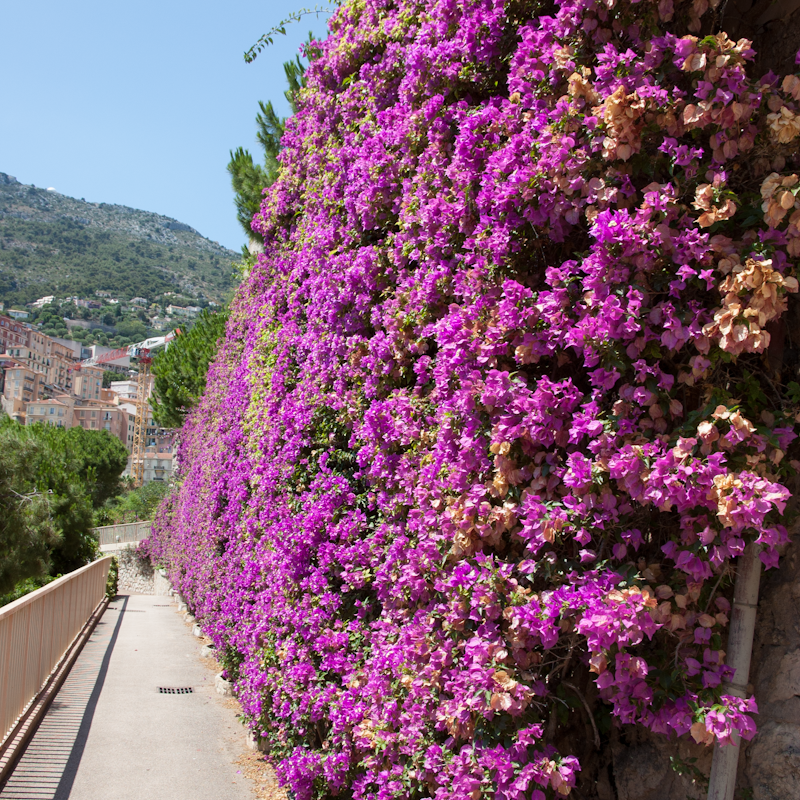
%> input picture CIDIQ/Images/Original/final01.bmp, 800 x 800 px; the run also reads 1 picture not shown here
$ octave --eval "edge;"   (GNU Octave 9; MATLAB toolbox functions it lacks are replaced by stand-ins)
%> lines starting %> are read from the running program, lines starting %| are printed output that depends on the picture; in (x1, y1, x2, y2) boxes, pixels count from 0 and x2, y2 are one past the last pixel; in counts of white or black regions, pixels touching at a corner belong together; the program's own positions count from 1
%> in edge, img is the input picture: size 800x800x3 uint8; mean R, G, B 127.4, 92, 110.7
### prewitt_edge_detector_color.m
function [output] = prewitt_edge_detector_color(image)

%convert image to double
image = im2double(image);

%extract the three color channels
r = image(:,:,1);
g = image(:,:,2);
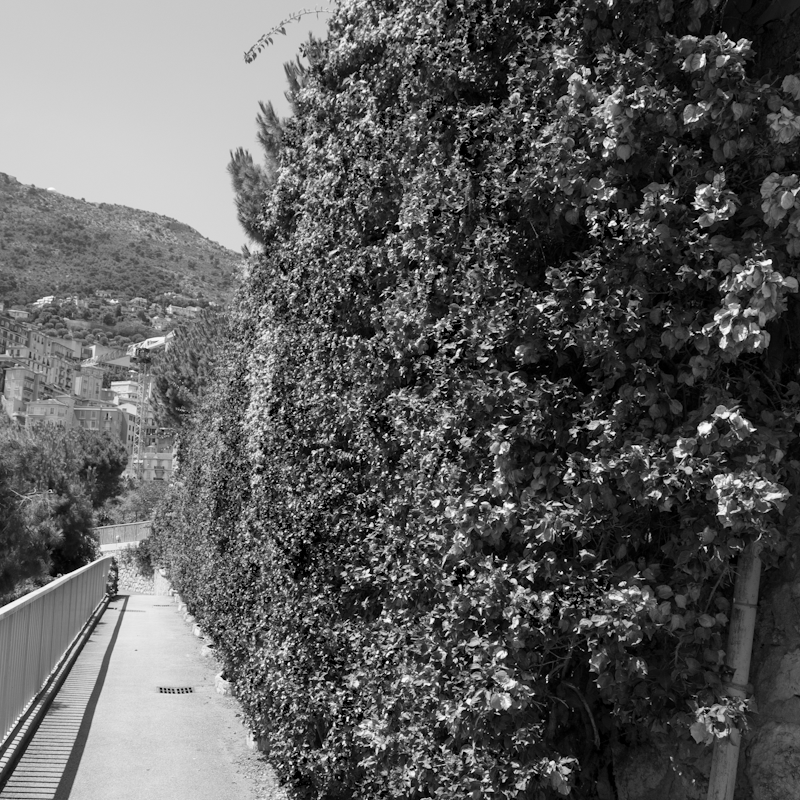
%> g: size 800x800 double; min 0, max 1, mean 0.361
b = image(:,:,3);

%define the kernels
kx = [-1 0 1; -1 0 1; -1 0 1];
ky = [-1 -1 -1; 0 0 0; 1 1 1];

%apply kernels to the channels
rx = conv2(r,kx, 'same');
gx = conv2(g,kx, 'same');
bx = conv2(b,kx, 'same');
ry = conv2(r,ky, 'same');
gy = conv2(g,ky, 'same');
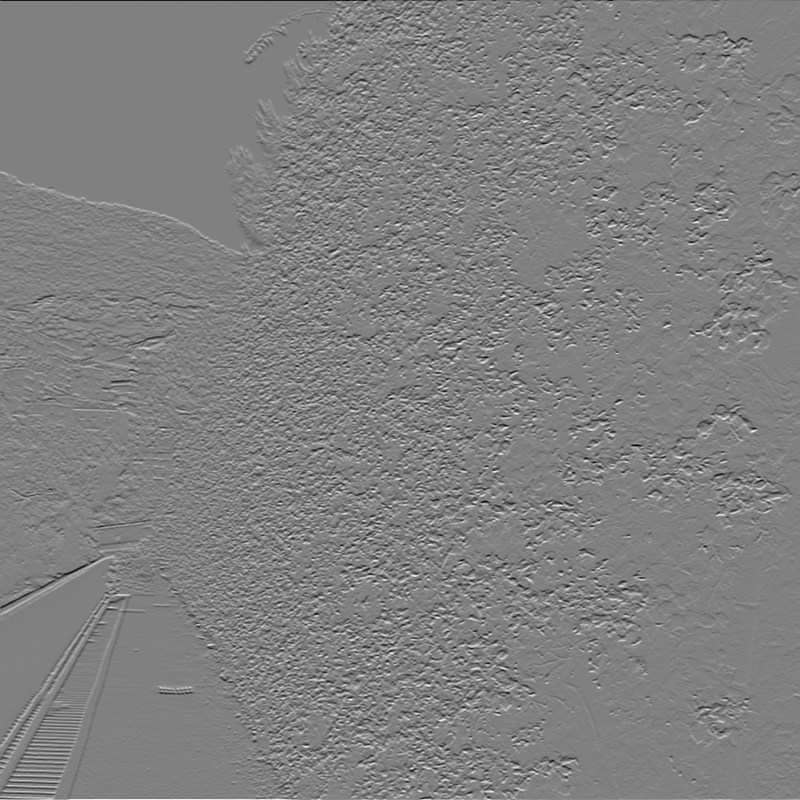
%> gy: size 800x800 double; min -2.89, max 2.84, mean 0.000305; drawn with min black and max white
by = conv2(b,ky, 'same');

%apply edge detection on the channels
rx_edges = abs(rx) > 0.2;
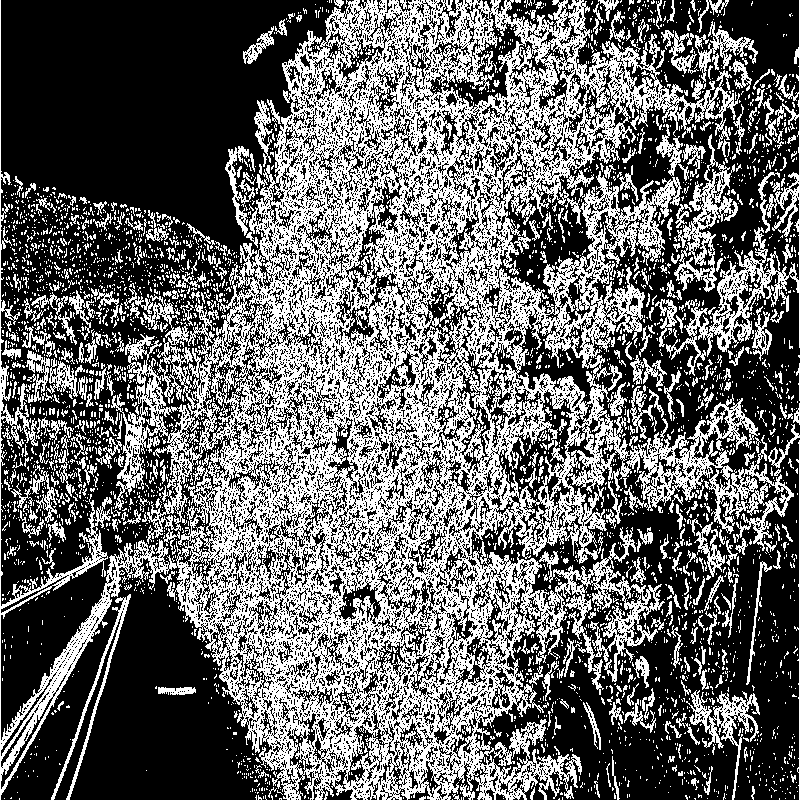
%> rx_edges: size 800x800 logical; 40.1% white in thin lines or dots
gx_edges = abs(gx) > 0.2;
%> gx_edges: size 800x800 logical; 37.8% white in thin lines or dots
bx_edges = abs(bx) > 0.2;
%> bx_edges: size 800x800 logical; 40.1% white in thin lines or dots
ry_edges = abs(ry) > 0.2;
%> ry_edges: size 800x800 logical; 40.2% white in thin lines or dots
gy_edges = abs(gy) > 0.2;
%> gy_edges: size 800x800 logical; 37.9% white in thin lines or dots
by_edges = abs(by) > 0.2;
%> by_edges: size 800x800 logical; 40.1% white in thin lines or dots

%combine the three channels
edges = rx_edges | gx_edges | bx_edges | ry_edges | gy_edges | by_edges;
%> edges: size 800x800 logical; 64.6% white; 9280 black regions (8671 under 20 px), largest, box (x1, y1, x2, y2) and area: (1, 1, 336, 252) 55036, (70, 573, 256, 799) 23354, (478, 628, 713, 800) 15366

%return the edges
output = edges;

end

### edge.m
function edge
img = imread("CIDIQ\Images\Original\final01.bmp");
img2 = imread("CIDIQ\Images\Reproduction\1_JPEG2000_Compression\final01_d1_l1.bmp");

edges_orig = prewitt_edge_detector_color(img);
edges_blurry = prewitt_edge_detector_color(img2);
%> in prewitt_edge_detector_color (call 2), `b = image(:,:,3);`:
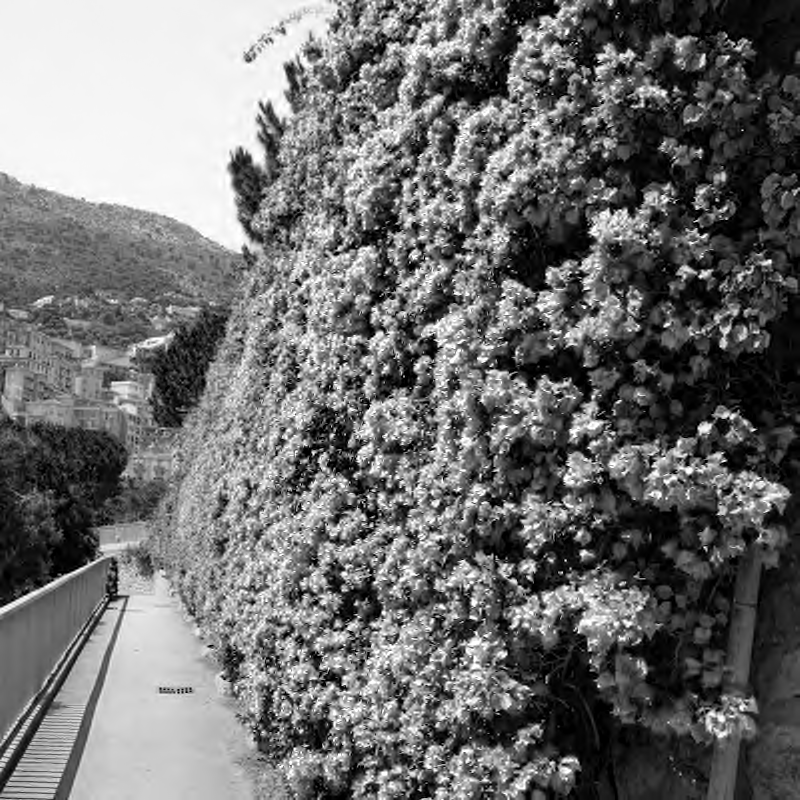
%> b: size 800x800 double; min 0, max 1, mean 0.435
%> in prewitt_edge_detector_color (call 2), `rx_edges = abs(rx) > 0.2;`: rx_edges: size 800x800 logical; 37.7% white in thin lines or dots
%> in prewitt_edge_detector_color (call 2), `gx_edges = abs(gx) > 0.2;`: gx_edges: size 800x800 logical; 35.3% white in thin lines or dots
%> in prewitt_edge_detector_color (call 2), `bx_edges = abs(bx) > 0.2;`:
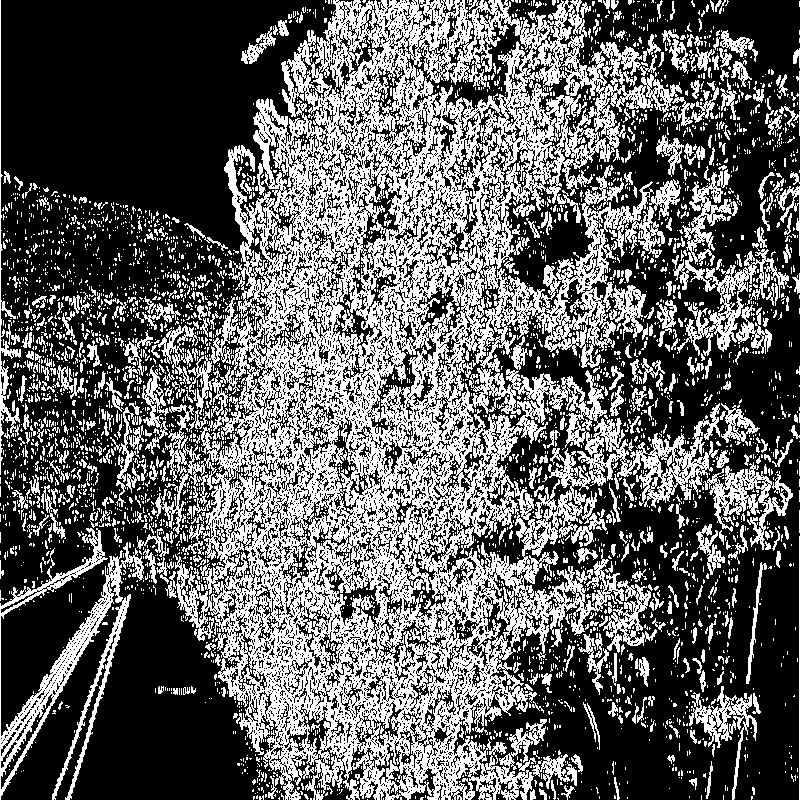
%> bx_edges: size 800x800 logical; 38.2% white; 4227 white regions (3728 under 20 px), largest, box (x1, y1, x2, y2) and area: (155, 0, 720, 800) 173812, (0, 528, 144, 800) 7209, (672, 169, 789, 356) 4845
%> in prewitt_edge_detector_color (call 2), `ry_edges = abs(ry) > 0.2;`: ry_edges: size 800x800 logical; 37.9% white in thin lines or dots
%> in prewitt_edge_detector_color (call 2), `gy_edges = abs(gy) > 0.2;`: gy_edges: size 800x800 logical; 35.4% white in thin lines or dots
%> in prewitt_edge_detector_color (call 2), `by_edges = abs(by) > 0.2;`:
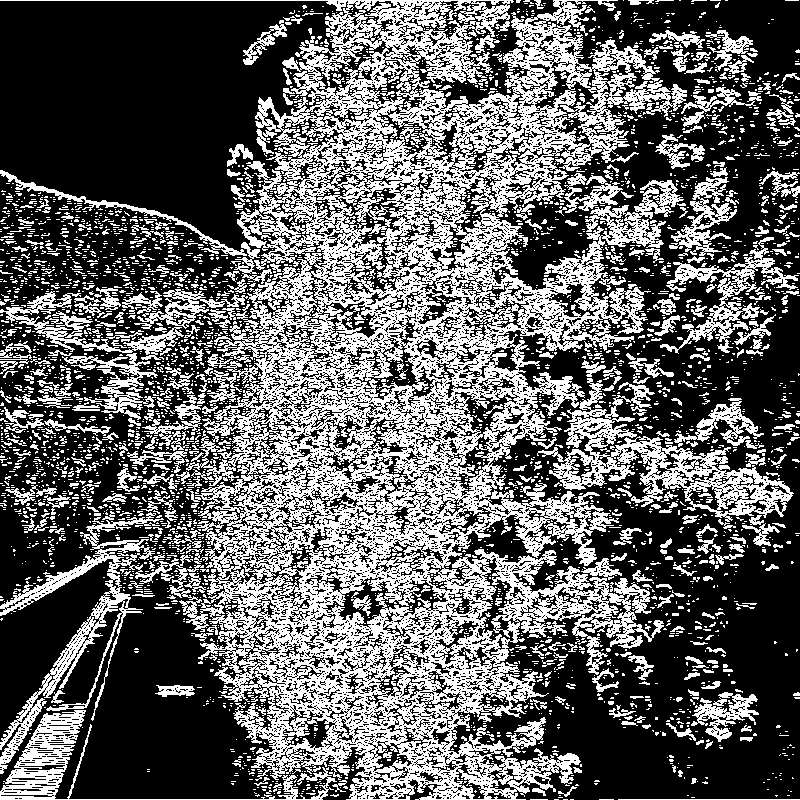
%> by_edges: size 800x800 logical; 38.4% white; 4163 white regions (3684 under 20 px), largest, box (x1, y1, x2, y2) and area: (0, 0, 687, 800) 168913, (537, 378, 794, 522) 8891, (0, 710, 337, 800) 4318
%> in prewitt_edge_detector_color (call 2), `edges = rx_edges | gx_edges | bx_edges | ry_edges | gy_edges | by_edges;`:
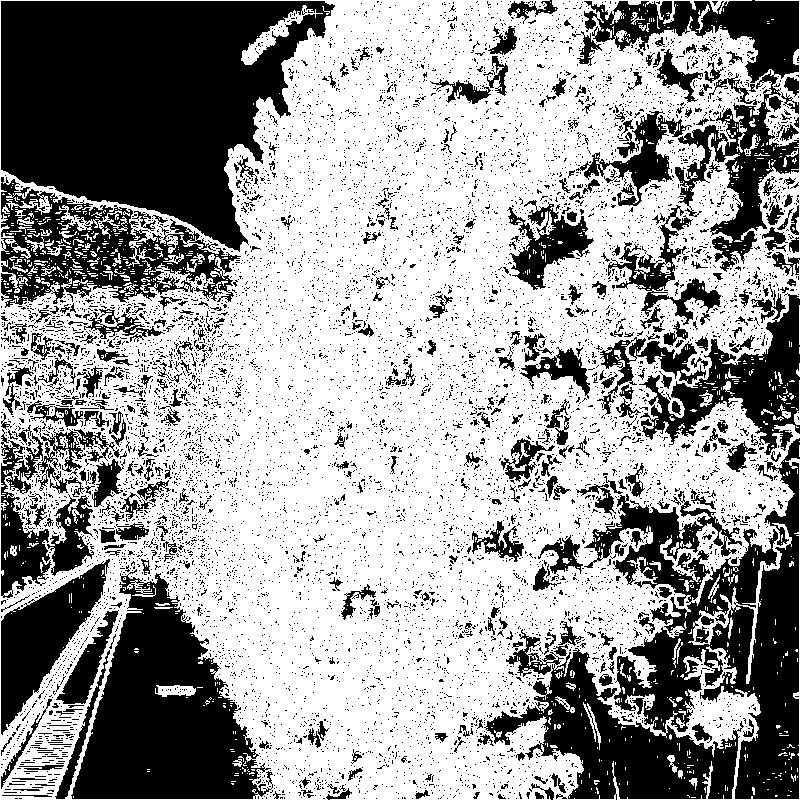
%> edges: size 800x800 logical; 61.6% white; 9558 black regions (9142 under 20 px), largest, box (x1, y1, x2, y2) and area: (1, 1, 335, 252) 54660, (484, 438, 800, 800) 45080, (71, 569, 273, 799) 24981


diff = sum(abs(edges_orig-edges_blurry), "all")/(size(img,1)*size(img,2));
%> diff = 0.119
1-diff
%> ans = 0.881


    figure, subplot(121),imshow(img)
    subplot(122), imshow(img2);
end
